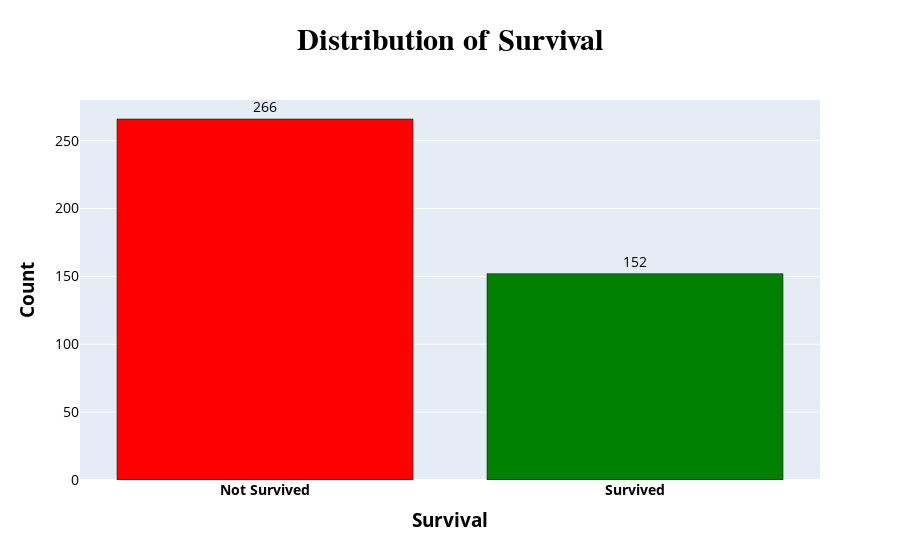

This figure's notebook cell:
### Code cell
# Distribution of Survival Bar plot 

fig = go.Figure()

fig.add_trace(go.Bar(
    x=df['Survived'].value_counts().index,
    y=df['Survived'].value_counts(),
    marker_color=['Red','Green'],marker_line=dict(width=0.5, color='black'),
    text=df['Survived'].value_counts(),
    textfont=dict(size=14,color="black"),textposition='outside',
    hovertemplate='<b>%{x}</b><br>Count: %{y}<br>',
))

fig.update_xaxes(type='category', tickvals=[0, 1], ticktext=['<b>Not Survived</b>', '<b>Survived</b>'], tickfont_size=14, color ='black')
fig.update_yaxes(tickfont_size=14)
                 
fig.update_layout(
    title='<b>Distribution of Survival</b>',title_font_family="Times New Roman",title_font=dict(size=30),title_font_color="black",
    xaxis=dict(title='<b>Survival</b>',title_font=dict(size=19)),
    yaxis=dict(title='<b>Count</b>',title_font=dict(size=19), color='black'),
    title_x=0.5,
)

fig.show()

### Figure 1 — Plotly figure (JSON) as saved in the notebook; plotly's stock layout.template omitted (floating-point values rounded to 4 significant figures)
{"data": [{"hovertemplate": "<b>%{x}</b><br>Count: %{y}<br>", "marker": {"color": ["Red", "Green"], "line": {"color": "black", "width": 0.5}}, "text": [266, 152], "textfont": {"color": "black", "size": 14}, "textposition": "outside", "type": "bar", "x": [0, 1], "y": [266, 152]}], "layout": {"title": {"font": {"color": "black", "family": "Times New Roman", "size": 30}, "text": "<b>Distribution of Survival</b>", "x": 0.5}, "xaxis": {"color": "black", "tickfont": {"size": 14}, "ticktext": ["<b>Not Survived</b>", "<b>Survived</b>"], "tickvals": [0, 1], "title": {"font": {"size": 19}, "text": "<b>Survival</b>"}, "type": "category"}, "yaxis": {"color": "black", "tickfont": {"size": 14}, "title": {"font": {"size": 19}, "text": "<b>Count</b>"}}}}
